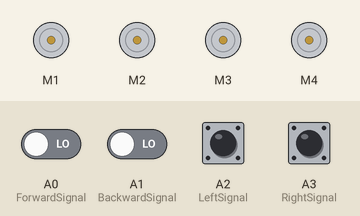
Simulated run of this sketch. Board: Arduino Uno, built with avr-gcc and run on an emulated ATmega328P. Shown: 4 × DC motor (green arrow = forward, orange = backward, longer = faster). The inputs (shaded band) are chosen by the test bench; at power-on: A0 (ForwardSignal), A1 (BackwardSignal), A2 (LeftSignal), A3 (RightSignal) LOW.

Above: at 2.2 s.
2.3 s: A0 (ForwardSignal) driven HIGH
At 2.7 s:
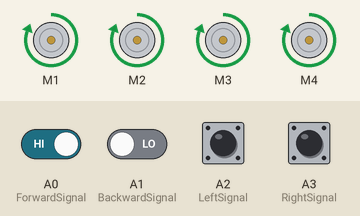
3.8 s: A1 (BackwardSignal) driven HIGH
At 4.9 s:
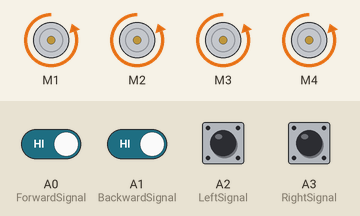
5.3 s: A1 (BackwardSignal) driven LOW
At 6.0 s:
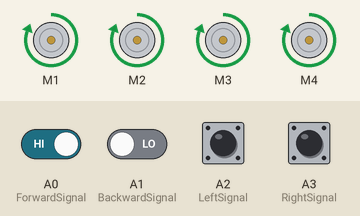
6.8 s: A0 (ForwardSignal) driven LOW
At 7.1 s:
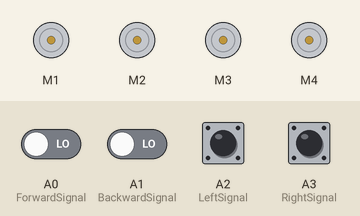
8.3 s: A2 (LeftSignal) pulled HIGH for 0.15 s
At 8.37 s:
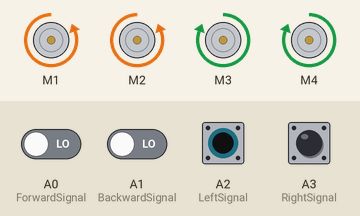
9.9 s: A3 (RightSignal) pulled HIGH for 0.15 s
At 9.97 s:
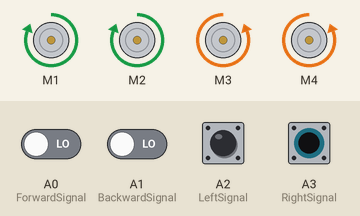
Timing chart, 0 to 12.5 s (numbered marks = the images above; inputs shaded):
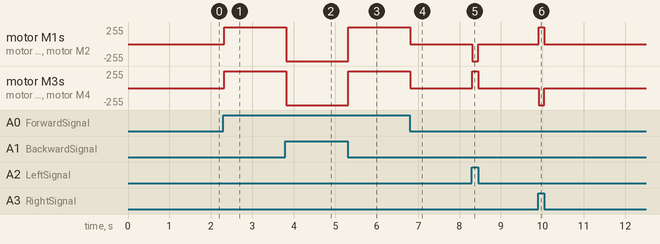

The sketch:

ArduinoMotorController.ino
```cpp
#include "AFMotor_R4.h"


// Create Motor Objects
AF_DCMotor Motor1(1); // NW
AF_DCMotor Motor2(2); // SW
AF_DCMotor Motor3(3); // NE
AF_DCMotor Motor4(4); // SE

// Define Speed
#define MotorSpeed 255

#define ForwardSignal A0
#define BackwardSignal A1
#define LeftSignal A2
#define RightSignal A3


void setup() {

  // Motor Initialization
  Motor1.setSpeed(MotorSpeed);
  Motor2.setSpeed(MotorSpeed);
  Motor3.setSpeed(MotorSpeed);
  Motor4.setSpeed(MotorSpeed);

  Motor1.run(RELEASE);
  Motor2.run(RELEASE);
  Motor3.run(RELEASE);
  Motor4.run(RELEASE);


  // Initialization of Analog Pins for Input
  // NOTE: Do not turn to OUTPUT since it will be receiving signals from an esp32 and will thus be connected to its digital pins, you will cook the esp
  pinMode(ForwardSignal, INPUT);
  pinMode(BackwardSignal, INPUT);
  pinMode(LeftSignal, INPUT);
  pinMode(RightSignal, INPUT);


  delay(1000);

}

void loop() {


  if (digitalRead(BackwardSignal) == HIGH) { // Backward

    Motor1.run(BACKWARD);
    Motor2.run(BACKWARD);
    Motor3.run(BACKWARD);
    Motor4.run(BACKWARD);

  } else if (digitalRead(ForwardSignal) == HIGH) { // Forward

    Motor1.run(FORWARD);
    Motor2.run(FORWARD);
    Motor3.run(FORWARD);
    Motor4.run(FORWARD);

  } else if (digitalRead(LeftSignal) == HIGH) { // Left

    Motor1.run(BACKWARD);
    Motor2.run(BACKWARD);
    Motor3.run(FORWARD);
    Motor4.run(FORWARD);

  } else if (digitalRead(RightSignal) == HIGH) { // Right

    Motor1.run(FORWARD);
    Motor2.run(FORWARD);
    Motor3.run(BACKWARD);
    Motor4.run(BACKWARD);

  } else { // Stop if no commands

    Motor1.run(RELEASE);
    Motor2.run(RELEASE);
    Motor3.run(RELEASE);
    Motor4.run(RELEASE);

  }

  delay(20);


}
```

Measured:
- after the input at 2.3 s, motor M1–4: stopped → forward 255/255 at once
- after the input at 3.8 s, motor M1–4: forward 255/255 → backward 255/255 at once
- after the input at 5.3 s, motor M1–4: backward 255/255 → forward 255/255 at once
- after the input at 6.8 s, motor M1–4: forward 255/255 → stopped at once
- after the input at 8.3 s, motor M1, motor M2: stopped → backward 255/255 at once, → stopped 0.14 s later; motor M3, motor M4: stopped → forward 255/255 at once, → stopped 0.14 s later
- after the input at 9.9 s, motor M1, motor M2: stopped → forward 255/255 at once, → stopped 0.14 s later; motor M3, motor M4: stopped → backward 255/255 at once, → stopped 0.14 s later
